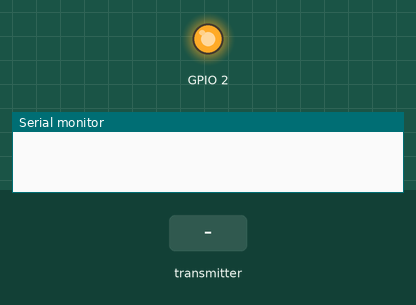
A sketch run on a simulated ESP32. Parts: output pins drawn as LEDs (lit = HIGH), the last lines printed to the serial monitor. Inputs (shaded band) come from the test bench.

Above: at 1.2 s.
1.3 s: the transmitter starts sending heatOnFlag = 1
At 2.1 s:
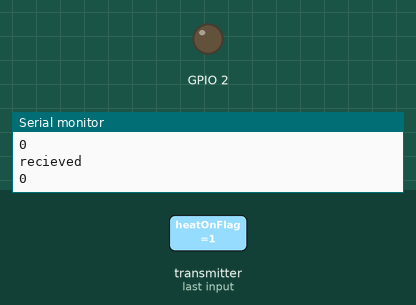
2.8 s: the transmitter starts sending heatOnFlag = 0
At 3.2 s:
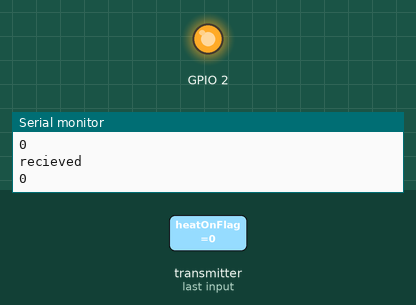
Timing chart, 0 to 5.8 s (numbered marks = the images above; inputs shaded):
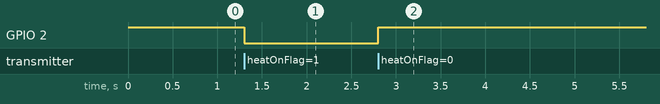

Measured:
- after the input at 1.3 s, GPIO 2: HIGH → LOW at once
- after the input at 2.8 s, GPIO 2: LOW → HIGH at once

The sketch:

ESP-Two.ino
```cpp
// (licence header left out)
#include <esp_now.h>
#include <WiFi.h>

// Structure example to receive data
// Must match the sender structure
typedef struct struct_transmit_packet {
  int temp;
  bool heatOnFlag;
} struct_transmit_packet;

struct_transmit_packet myData;

// callback function that will be executed when data is received
void OnDataRecv(const uint8_t * mac, const uint8_t *incomingData, int len) {
  memcpy(&myData, incomingData, sizeof(myData));
  Serial.println("recieved");
  Serial.println(myData.temp);
  if (myData.heatOnFlag) digitalWrite(2, LOW);
  else digitalWrite(2, HIGH);
}

void setup() {
  // Initialize Serial Monitor
  Serial.begin(115200);
  pinMode(2, OUTPUT);
  digitalWrite(2, HIGH);

  // Set device as a Wi-Fi Station
  WiFi.mode(WIFI_STA);

  // Init ESP-NOW
  if (esp_now_init() != ESP_OK) {
    Serial.println("Error initializing ESP-NOW");
    return;
  }

  // Once ESPNow is successfully Init, we will register for recv CB to
  // get recv packer info
  esp_now_register_recv_cb(OnDataRecv);
}

void loop() {

}
```
